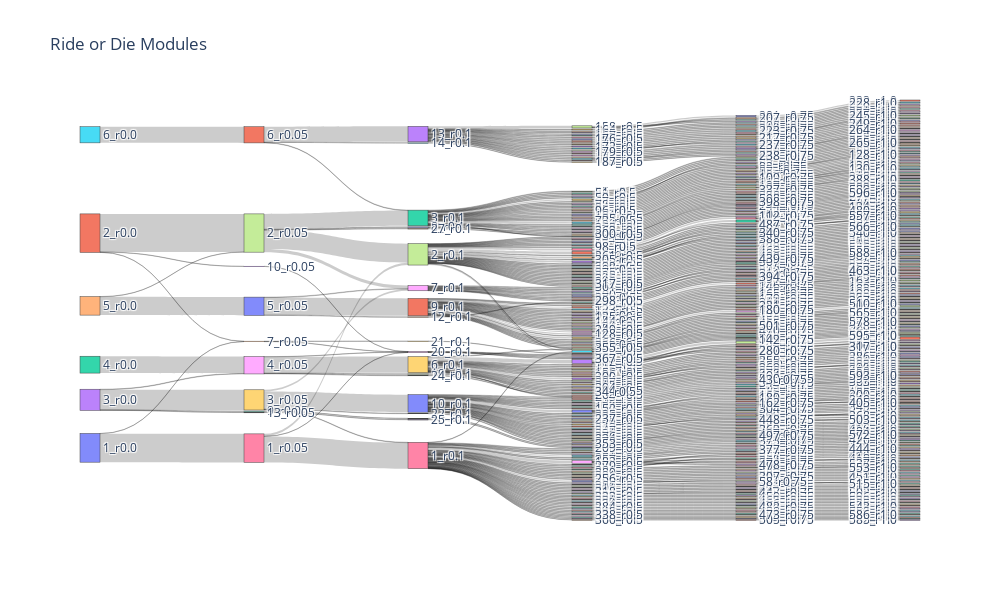

The code cell stored with this chart in its notebook:
### Code cell
create_sankey(ride_or_die_plot, width=1000, height=600, title='Ride or Die Modules')

### Figure 1 — Plotly figure (JSON) as saved in the notebook; plotly's stock layout.template omitted (floating-point values rounded to 4 significant figures; data arrays with more than 128 entries replaced by an {"elided": "..."} marker saying what was removed)
{"data": [{"link": {"source": {"elided": "793 int values"}, "target": {"elided": "793 int values"}, "value": {"elided": "793 int values"}}, "node": {"label": {"elided": "784 str values"}, "line": {"width": 0.5}, "pad": 15, "thickness": 20}, "type": "sankey"}], "layout": {"height": 600, "title": {"text": "Ride or Die Modules"}, "width": 1000}}
